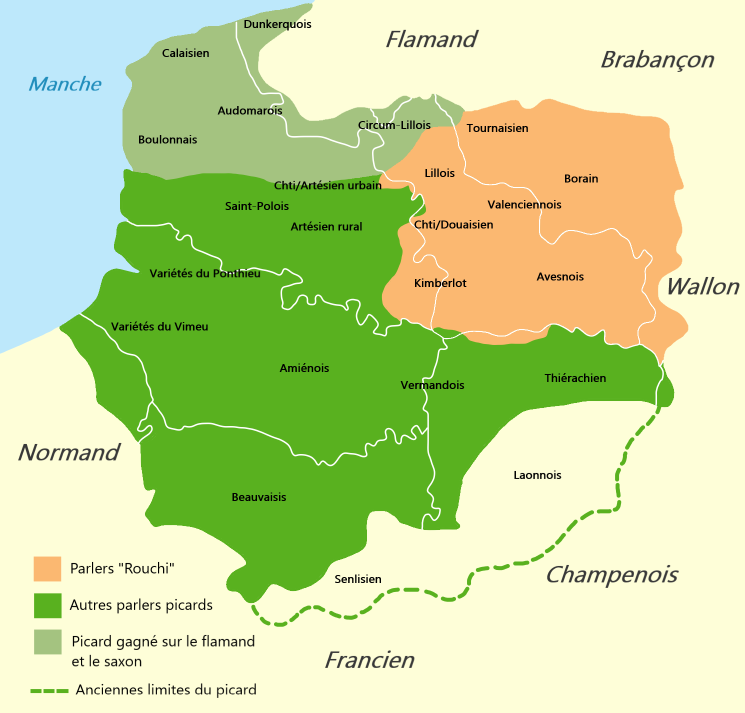
#> input picture Modules_cors/Autras_lengas/Oil/Picard_carte_wiki.png, 1490 x 1425 px, given in place of 1.png, which was not available (shown at 1/2 size)
$ python fonds.py 5
#> lines starting #> are read from the running program, lines starting #| are printed output that depends on the picture
"""Fonds photo de Remira (option « Fons : Fòto »), refaits le 2026-11-06 après la note de Romain
(« trop zoomé et mauvaise qualité + à-coups ») : les anciens fonds faisaient 960 à 1280 px, adoucis
d'un léger flou, et s'affichaient agrandis plus de deux fois sur un écran d'ordinateur.

Ici, depuis les photos d'origine de Romain :
- couleurs ramenées en sRGB, aucune métadonnée gardée (ni GPS, ni date, ni appareil) ;
- même recadrage qu'avant (Al mercat sans les étiquettes en français, Joan 05-11 ; Garriga = le bas
  de la photo de l'accueil) ;
- même teinte qu'avant : la retouche de chaque fond (saturation -15 %, luminosité du centre ramenée,
  teinte froide de Garriga et Fenèstra) a été relevée sur la version en ligne sous forme d'une
  matrice RVB, et appliquée telle quelle ; plus de flou ;
- deux largeurs, 1024 et 1920 px (ou la largeur de la source si elle est plus petite), en WebP.
Sortie : app/static/apren/remira/<clau>-<largeur>.webp ; les tailles vont dans lib/plueja/scenas.js.

Dépendances : pillow, numpy. Usage (depuis la racine du dépôt) : py outils/remira/fonds.py [qualité]
"""
import io, pathlib, sys
import numpy as np
from PIL import Image, ImageOps, ImageCms

ICI = pathlib.Path(__file__).parent
APP = ICI.parents[1] / 'app'
FOTOS = pathlib.Path.home() / 'Documents' / '6_Projectes' / 'Lo_Ligam_hors-git' / 'design-stock' / 'Fotos'
B = FOTOS / 'Bases_foto'
SORT = APP / 'static' / 'apren' / 'remira'
QUAL = int(sys.argv[1]) if len(sys.argv) > 1 else 50  # 50 : à l’œil comme 60 sous le voile, 13 % plus léger (06-11)
LARGORS = (1024, 1920)

# source, recadrage (pixels, ou fractions gauche/haut/droite/bas)
SOURCES = {
    'garriga': (FOTOS / 'extraits' / '1.png', (0, 788, 1748, 1999)),
    'fenestra': (APP / 'static' / 'acuelh' / 'erau.webp', None),
    'u1': (B / '20241231_164848.jpg', None),
    'u2': (B / 'DSCF1944.JPG', None),
    'u3': (B / 'PXL_20210811_130938113.jpg', None),
    'u4': (B / 'DSCF2324.JPG', None),
    'u5': (B / '20250507_153516.jpg', ('frac', 0.17, 0.22, 0.60, 0.66)),
    'u6': (B / '20180228_111329.jpg', None),
    'u7': (B / 'DSCF1645.JPG', None),
    'u8': (B / '20180103_140446.jpg', None),
}
# la retouche d'avant : sortie = (R, V, B, 1) · matrice (lignes : R, V, B, constante)
RETOCA = {
    'garriga': [(0.5263, 0.0933, 0.0004), (0.3125, 0.7467, 0.4730), (-0.0062, 0.0292, 0.5088), (0.0946, 3.5057, 4.4950)],
    'fenestra': [(0.6035, 0.0909, -0.0063), (0.2160, 0.7480, 0.3145), (0.0259, 0.0447, 0.6267), (2.1669, 2.8941, 8.9584)],
    'u1': [(0.5288, 0.0475, 0.0331), (0.1192, 0.5686, 0.0658), (-0.0169, 0.0202, 0.5398), (-0.0834, -0.2587, -0.8778)],
    'u2': [(0.4642, 0.0403, 0.0216), (0.1143, 0.5279, 0.1337), (-0.0025, 0.0092, 0.4258), (-0.8361, -1.0209, -3.0062)],
    'u3': [(0.7504, 0.0581, 0.0224), (0.1383, 0.8182, 0.1566), (-0.0043, 0.0126, 0.7207), (-1.9651, -1.7620, -3.5520)],
    'u4': [(0.5776, 0.0461, 0.0029), (0.0948, 0.6346, 0.1597), (0.0141, 0.0081, 0.5329), (-0.1166, -0.9589, -3.6664)],
    'u5': [(0.8541, 0.0644, 0.0343), (0.1425, 0.9163, 0.1492), (0.0057, 0.0248, 0.8235), (-0.0974, -0.4306, -1.0617)],
    'u6': [(0.4430, 0.0819, 0.0243), (0.0955, 0.4395, 0.1337), (-0.0001, 0.0160, 0.3840), (-1.1033, -0.8765, -1.9814)],
    'u7': [(0.7049, 0.0437, 0.0376), (0.1028, 0.7391, 0.0876), (-0.0038, 0.0256, 0.6809), (-1.2841, -0.2551, -0.8599)],
    'u8': [(0.7782, -0.0061, -0.0393), (0.0831, 0.8645, 0.1794), (-0.0072, 0.0019, 0.7231), (3.0972, 2.6178, 1.7400)],
}
SRGB = ImageCms.createProfile('sRGB')


def charger(cami, talh):
#> called with talh = (0, 788, 1748, 1999)
    im = Image.open(cami)
#> im is the input picture: PIL image 1490x1425 RGBA; mean R, G, B, A 197.4, 217.3, 152.6, 255
    icc = im.info.get('icc_profile')
    im = ImageOps.exif_transpose(im)
    if icc:
        try:
            im = ImageCms.profileToProfile(im, ImageCms.ImageCmsProfile(io.BytesIO(icc)), SRGB, outputMode='RGB')
        except Exception:
            im = im.convert('RGB')
    im = im.convert('RGB')
#> im: PIL image 1490x1425 RGB
    if talh and talh[0] == 'frac':
        g, h, d, b = talh[1:]
        im = im.crop((round(im.width * g), round(im.height * h), round(im.width * d), round(im.height * b)))
    elif talh:
        im = im.crop(talh)
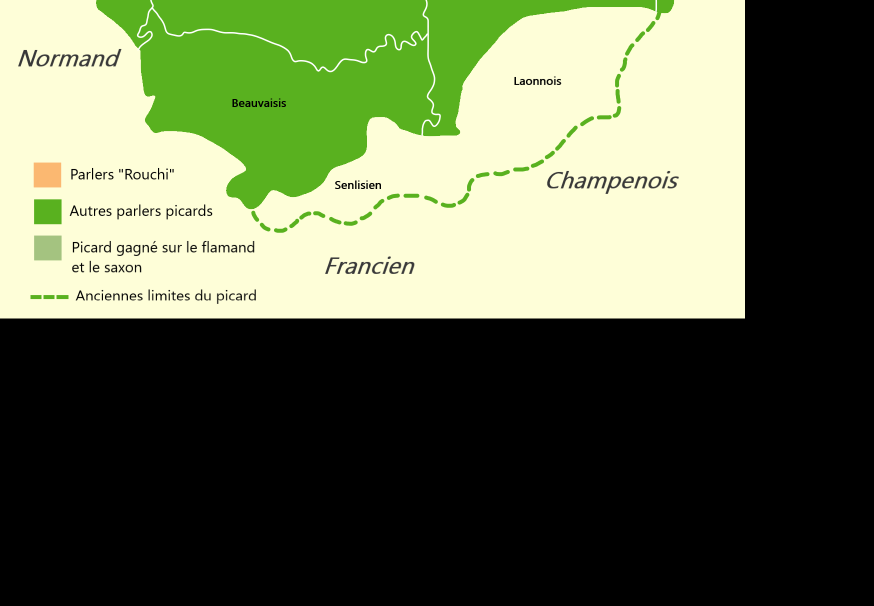
#> im: PIL image 1748x1211 RGB (shown at 1/2 size); mean R, G, B 94.6, 103.9, 75.6
    return im


def retocar(im, M):
    a = np.asarray(im, dtype=np.float32)
    M = np.asarray(M, dtype=np.float32)
    o = a @ M[:3] + M[3]
    return Image.fromarray(np.clip(o + 0.5, 0, 255).astype(np.uint8), 'RGB')


SORT.mkdir(parents=True, exist_ok=True)
tot = 0
for clau, (cami, talh) in SOURCES.items():
    im = charger(cami, talh)
    largors = sorted({min(l, im.width) for l in LARGORS})
#> largors = [1024, 1748]
    tailles = []
    for l in largors:
        h = round(im.height * l / im.width)
        r = retocar(im.resize((l, h), Image.LANCZOS), RETOCA[clau])
        out = SORT / f'{clau}-{l}.webp'
        r.save(out, 'WEBP', quality=QUAL, method=6)  # sans exif ni icc
        k = out.stat().st_size / 1024
        tot += k
        tailles.append(f'{l}x{h} {k:.0f} Ko')
#> this loop made 2 passes
#> pass 1, in retocar, `a = np.asarray(im, dtype=np.float32)`:
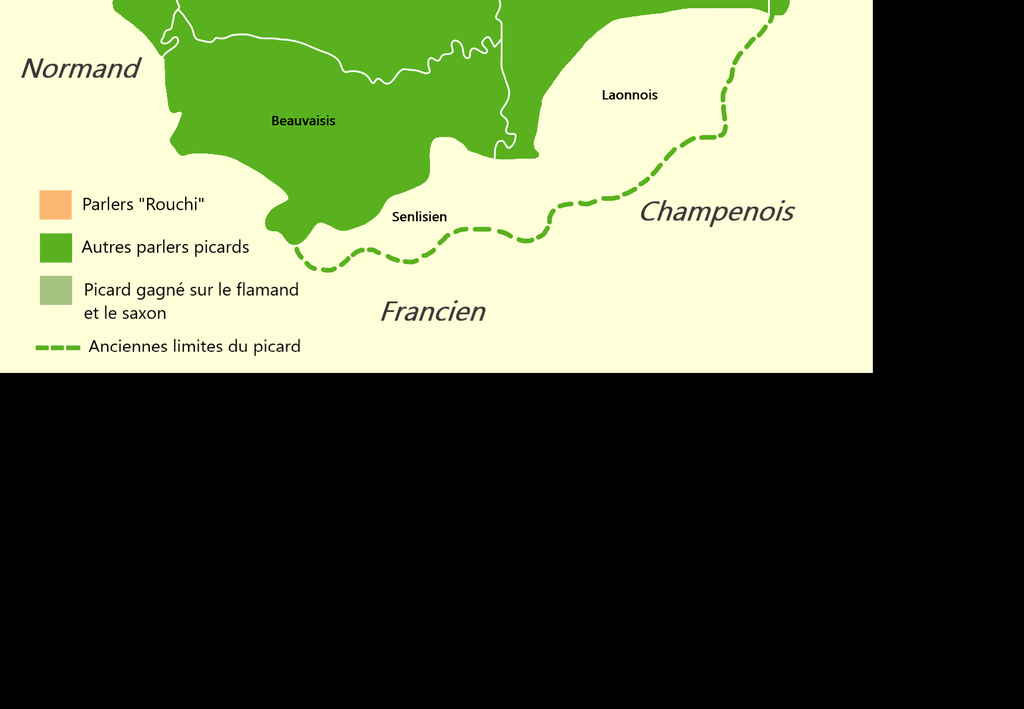
#> a: shape (709, 1024, 3) float32; mean R, G, B 94.8, 104.2, 75.6
#> pass 1, in retocar, `o = a @ M[:3] + M[3]`:
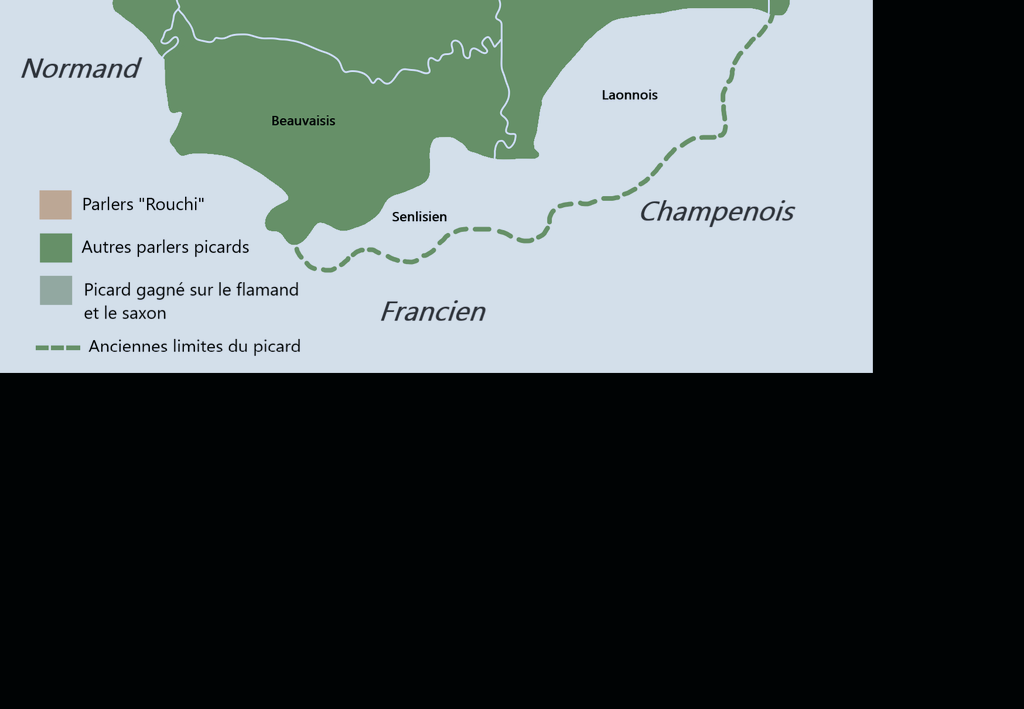
#> o: shape (709, 1024, 3) float32; mean R, G, B 81.8, 92.4, 92
#> after the loop, tailles = ['1024x709 6 Ko', '1748x1211 14 Ko']; tot = 19.98
    print(f"{clau:9} amples: [{', '.join(str(l) for l in largors)}], l: {largors[-1]}, h: {round(im.height * largors[-1] / im.width)}   ({' ; '.join(tailles)})")
#| garriga   amples: [1024, 1748], l: 1748, h: 1211   (1024x709 6 Ko ; 1748x1211 14 Ko)
#> pass 2 of the loop `for clau, (cami, talh) in SOURCES.items():`:
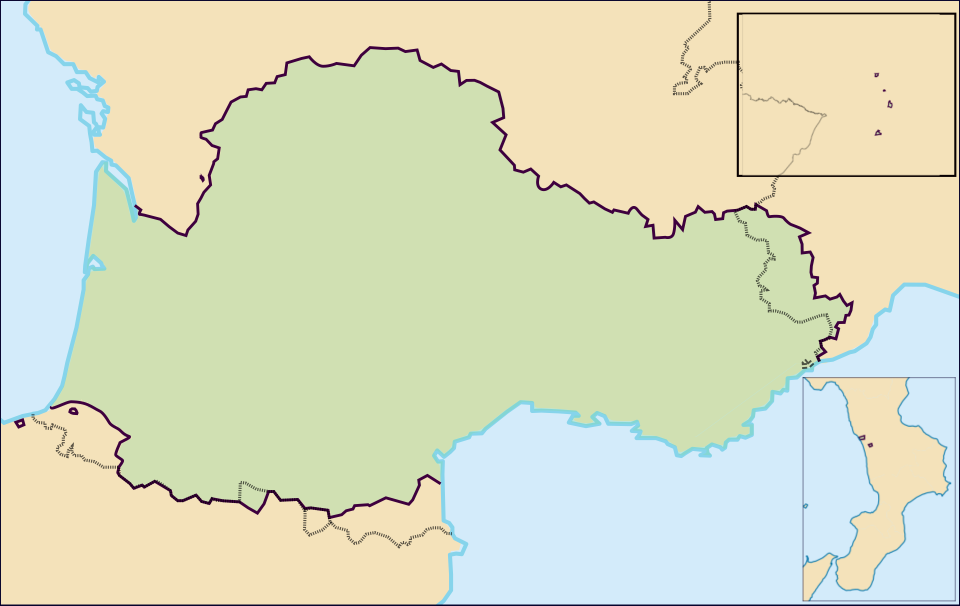
#> input picture Occitan_language_map_1900_(Europe_only).svg.webp, 1920 x 1211 px, given in place of erau.webp, which was not available (shown at 1/2 size)
#> in charger, im is the input picture: PIL image 1920x1211 RGB; mean R, G, B 217.5, 222.4, 194.2
#> the loop `for l in largors:` made 2 passes
#> tot on passes 1 to 2: 26.06, 41.55
#> pass 1, in retocar (call 3), `a = np.asarray(im, dtype=np.float32)`:
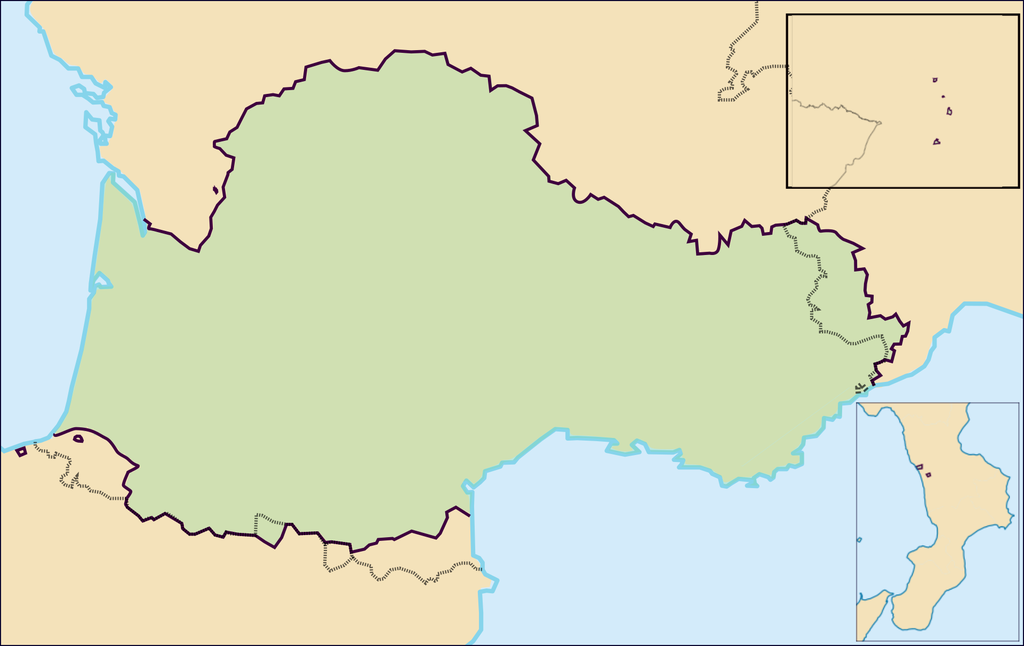
#> a: shape (646, 1024, 3) float32; mean R, G, B 216.6, 221.9, 192.9
#> pass 1, in retocar (call 3), `o = a @ M[:3] + M[3]`:
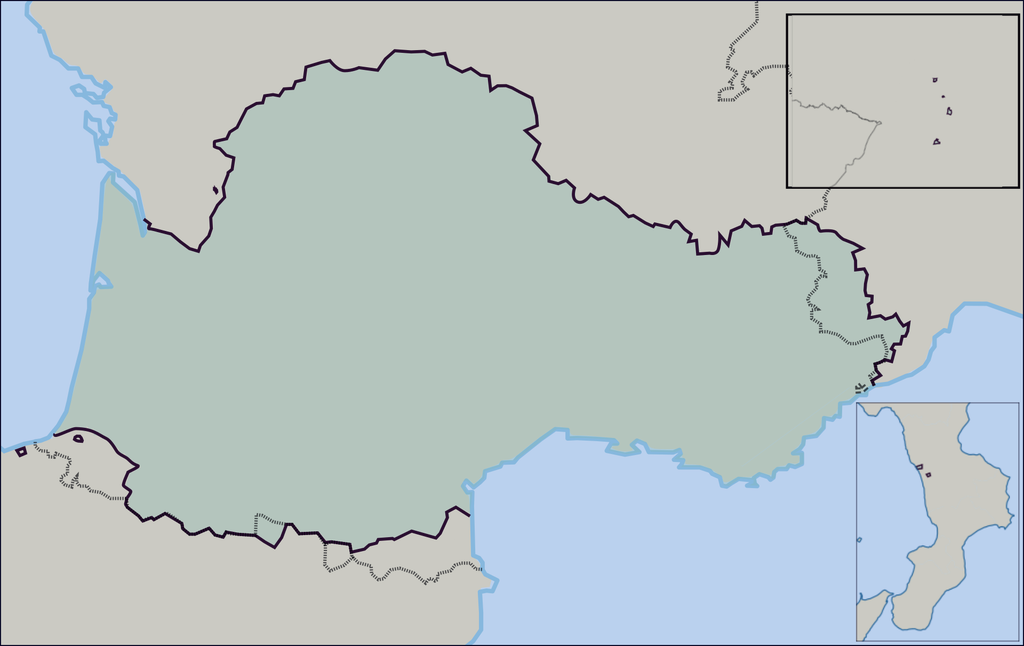
#> o: shape (646, 1024, 3) float32; mean R, G, B 186.3, 197.6, 199.5
#> after the loop `for l in largors:`: tailles = ['1024x646 6 Ko', '1920x1211 15 Ko']; tot = 41.55
#| fenestra  amples: [1024, 1920], l: 1920, h: 1211   (1024x646 6 Ko ; 1920x1211 15 Ko)
#> (the run stopped early here; a loop or call above may not have finished)
